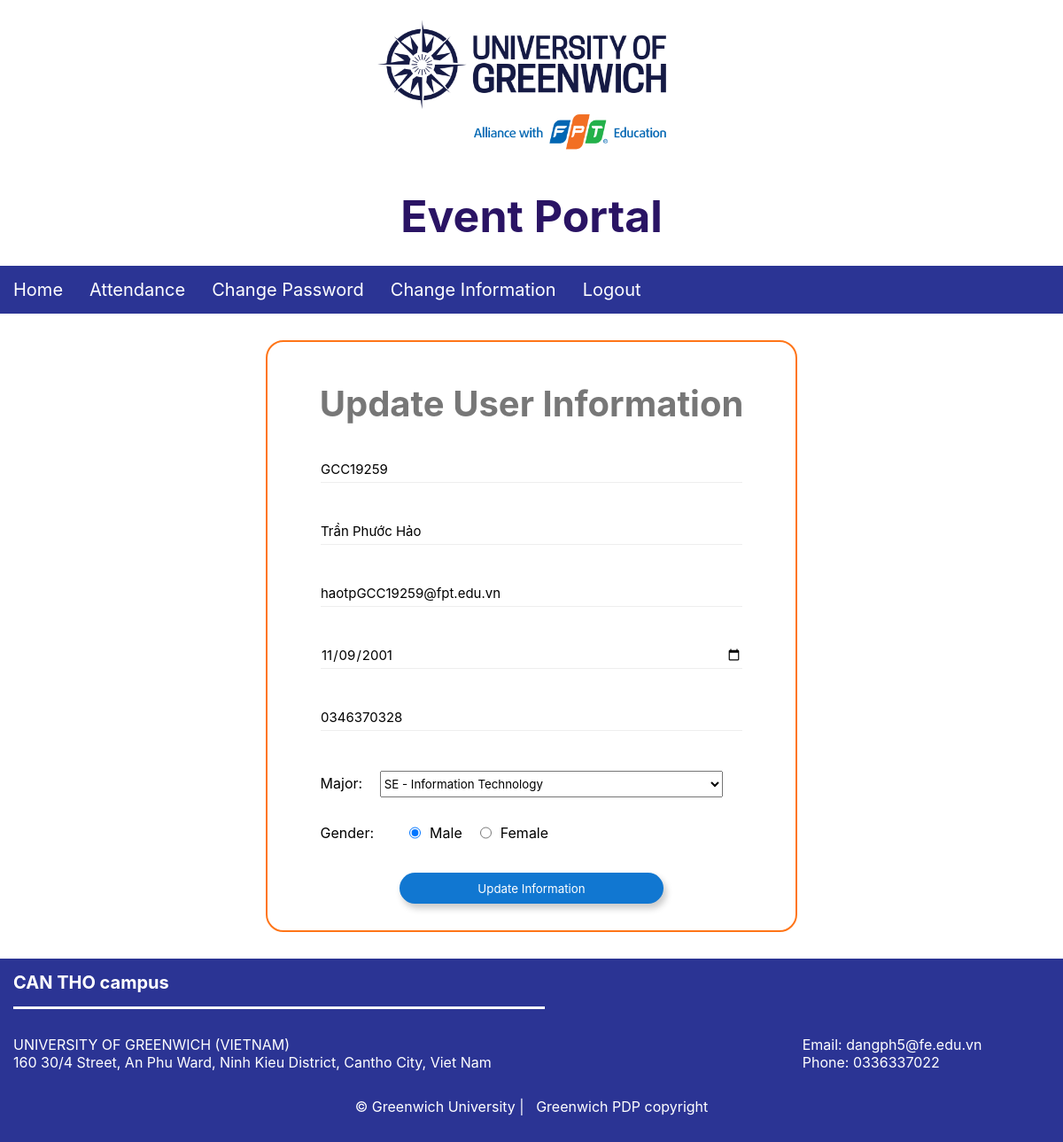
Screenshot of /index.php?page=changeinfo (signed in) with the database file from the repository.
### tables this page shows
CREATE TABLE `user` (
  `student_id` varchar(20) NOT NULL,
  `fullname` varchar(100) NOT NULL,
  `phone` varchar(100) NOT NULL,
  `gender` varchar(10) NOT NULL,
  `email` varchar(100) NOT NULL,
  `dob` date DEFAULT NULL,
  `card_uid` varchar(200) DEFAULT NULL,
  `password` varchar(200) NOT NULL,
  `major_id` int(11) NOT NULL,
  `course_id` int(11) NOT NULL,
  `card_select` int(11) DEFAULT 0,
  `add_card` int(11) DEFAULT 0
);

### Libs/index.php (the view, shortened to what this page needs)
<?php
function bind_Major_List($conn, $major)
{
    include("./connectDB.php");
    $sqlString = "SELECT * from major where major_id>0";
    $result = mysqli_query($conn, $sqlString);
    echo "<SELECT  name='stuMajor' id='stuMajor' class='major-infor'>";
    while ($row = mysqli_fetch_array($result, MYSQLI_ASSOC)) {
        if ($row['major_id'] == $major) {
            echo "<option value='" . $row['major_id'] . "'selected>" . $row['major_name'] . "</option>";
        } else {
            echo "<option value='" . $row['major_id'] . "'>" . $row['major_name'] . "</option>";
        }
    }
    echo "</select>";
}

### Views/UpdateUserInfo.php (shortened to what this page needs)
<?php
include_once('./Libs/index.php');
include_once('./connectDB.php');
if ($_SESSION["id"] != null) {
    $id = $_SESSION["id"];
    $res = mysqli_query($conn, "SELECT * FROM user WHERE student_id='$id'");
    $row = mysqli_fetch_array($res, MYSQLI_ASSOC);
}
?>
<body>
    <div class="changeinfor-wrapper">
        <form class="changepw-form" method="POST" action="./Process/changeInfor.php?function=updateInfo">
            <div class="changepw-title">Update User Information</div>
            <div class="changepw-item">
                <input style="font-size:15px;" type="text" id="stuID" name="stuID" class="changepw-input" placeholder="StudentID" readonly value="<?php echo $row['student_id'] ?>">
            </div>
            <div class="changepw-item">
                <input style="font-size:15px;" type="text" id="stuName" name="stuName" class="changepw-input" placeholder="Student Name" readonly value="<?php echo $row['fullname'] ?>">
            </div>
            <div class="changepw-item">
                <input style="font-size:15px;" type="text" id="stuEmail" name="stuEmail" class="changepw-input" placeholder="Email" readonly value="<?php echo $row['email'] ?>">
            </div>
            <div class="changepw-item">
                <input style="font-size:15px;" type="date" id="stuDoB" name="stuDoB" class="changepw-input" placeholder="Date of Birth" value="<?php echo $row['dob'] ?>">
            </div>
            <div class="changepw-item">
                <input style="font-size:15px;" type="phone" id="stuPhone" name="stuPhone" class="changepw-input" placeholder="Phone" value="<?php echo $row['phone'] ?>">
            </div>
            <div class="choose-major-infor">
                <span class="infor-title">Major:</span>
                <?php  bind_Major_List($conn,$row['major_id']) ?>
            </div>
            <div class="choose-gender-infor">
                <p class="gender-label">Gender:</p>
                <?php
                if ($row['gender'] == 'male') { ?>
                    <input style="font-size:15px;" id="stuGender" type="radio" name="gender" class="type-gender-user" value="male" checked><span>Male</span>
                    <input style="font-size:15px;" id="stuGender" type="radio" name="gender" class="type-gender-user" value="female"><span>Female</span>
                <?php }
                else{ ?>
                    <input id="stuGender" type="radio" name="gender" class="type-gender-user" value="male" ><span>Male</span>
                    <input id="stuGender" type="radio" name="gender" class="type-gender-user" value="female" checked><span>Female</span>
                <?php } ?>
            </div>
            <div>
                <input type="submit" value="Update Information" class="changepw-btn">
            </div>
        </form>
    </div>
</body>

### Assets/css/Index.css (style rules this page uses)
:root { --blue: #2B3494; --orange: #FF7518; --white: #fff; --blueTrans: rgba(43,52,148,0.9); --orangeTrans: rgba(255,117,24,0.9); --whiteTrans: rgba(255,255,255,0.9); --blueViolet: #2A1464; }
* { margin: 0px; padding: 0px; font-family: -apple-system, BlinkMacSystemFont, 'Segoe UI', Roboto, Oxygen, Ubuntu, Cantarell, 'Open Sans', 'Helvetica Neue', sans-serif; }
.header { display: block; height: 300px; background-color: var(--white); }
.header-logo { width: auto; height: 200px; margin-left: 50%; transform: translateX(-50%); }
.header-title { font-size: 50px; text-align: center; margin-top: calc(50px - 40px); color: var(--blueViolet); }
.menu { width: 100%; height: fit-content; background-color: var(--blue); }
.menu-bar { display: flex; list-style: none; }
.menu-item { height: fit-content; padding: 15px 15px 15px 15px; cursor: pointer; }
.menu-link { color: var(--white); text-decoration: none; font-size: 20px; text-align: center; }
.footer { display: block; background-color: var(--blue); color: var(--white); font-size: 20px; padding-bottom: 30px; }
.footer-title { padding: 15px 0px; border-bottom: 3px solid white; width: 50%; margin: 0px 15px 30px 15px; font-size: 20px; }
.block-info { display: flex; flex-flow: row wrap; margin: 30px 15px 30px 15px; }
.left-info { margin-right: 15%; font-size: 16px; }
.right-info { margin-left: 15%; font-size: 16px; }
.info-char { width: max-content; font-size: 16px; }
.link-info { color: var(--white); text-decoration: none; font-size: 16px; }
.ft-coppyright { text-align: center; font-size: 16px; }

### Assets/css/Login.css (style rules this page uses)
* { margin: 0; padding: 0; font-family: -apple-system, BlinkMacSystemFont, "Segoe UI", Roboto, Oxygen, Ubuntu, Cantarell, "Open Sans", "Helvetica Neue", sans-serif; }

### Assets/css/User.css (style rules this page uses)
* { padding: 0px; margin: 0px; font-family: -apple-system, BlinkMacSystemFont, 'Segoe UI', Roboto, Oxygen, Ubuntu, Cantarell, 'Open Sans', 'Helvetica Neue', sans-serif; }
:root { --grayTitle: #909090; --orangeBorder: #ff9c59; --bluePiece: #0a489b; --evDetail: #fff; --shadow: rgba(100,100,100,0.5); --transBlack: rgba(12,12,12,0.5); --litghtBlack: rgba(30,30,30,0.9); }

### Assets/css/Admin.css (style rules this page uses)
* { padding: 0; margin: 0; box-sizing: border-box; }
:root { --blue: #2b3494; --lightOrange: #ff7f2a; --lightOrange2: #ffa66a; --orange: #ff7518; --white: #fff; --blueTrans: rgba(43, 52, 148, 0.9); --orangeTrans: rgba(255, 117, 24, 0.9); --whiteTrans: rgba(255, 255, 255, 0.9); --blueViolet: #2a1464; --btnAdd: #5cb85c; --btnAddRight: #1177d1; --border: #ccc; --shadow: rgba(220, 220, 220, 0.5); --hoverAdd: rgb(16, 112, 16); --hoverDelete: #b80000; }
html { font-family: -apple-system, BlinkMacSystemFont, "Segoe UI", Roboto, Oxygen, Ubuntu, Cantarell, "Open Sans", "Helvetica Neue", sans-serif; }
.gender-label { margin-right: 20px; }

### Assets/css/ChangePass.css (style rules this page uses)
* { margin: 0; padding: 0; font-family: -apple-system, BlinkMacSystemFont, 'Segoe UI', Roboto, Oxygen, Ubuntu, Cantarell, 'Open Sans', 'Helvetica Neue', sans-serif; }
.changepw-form { background-color:#fff; width: 50%; height: 60%; align-items: center; border: 2px solid #FF7518; border-radius: 20px; display: block; padding: 30px 0px 30px 0px; }
.changepw-title { font-weight: bold; color: #777; text-align: center; font-size: 40px; margin-bottom: 15px; margin-top: 15px; }
.changepw-item { display: block; padding: 10px; margin: 0px 50px 0px 50px; }
.changepw-input { display: block; border: none; border-bottom: 0.5px solid #eee; outline: none; width: 100%; height: 30px; margin: 10px 0px 10px 0px; }
.changepw-btn { width: 50%; height: 35px; border-radius: 20px; background-color: #1177D1; color: #fff; border: none; margin-left: 50%; margin-top: 20px; transform: translateX(-50%); box-shadow: 3px 5px 7px 0.5px #ccc; cursor: pointer; }
.changeinfor-wrapper { display: flex; align-items: center; justify-content: center; margin: 30px 0; }
.choose-major-infor { margin: 25px 10% 0px 10%; width: 100%; }
.major-infor { width: 65%; height: 30px; margin-left:15px }
.choose-gender-infor { margin: 30px 10% 15px 10%; display: flex; }
.type-gender-user { margin-left: 20px;margin-right: 10px }

### rows the page displays
user: stuID "GCC19259", stuName "Trần Phước Hảo", stuEmail "haotpGCC19259@fpt.edu.vn", stuDoB "11/09/2001", stuPhone "0346370328"

### other values shown
form field stuMajor "SE - Information Technology"
